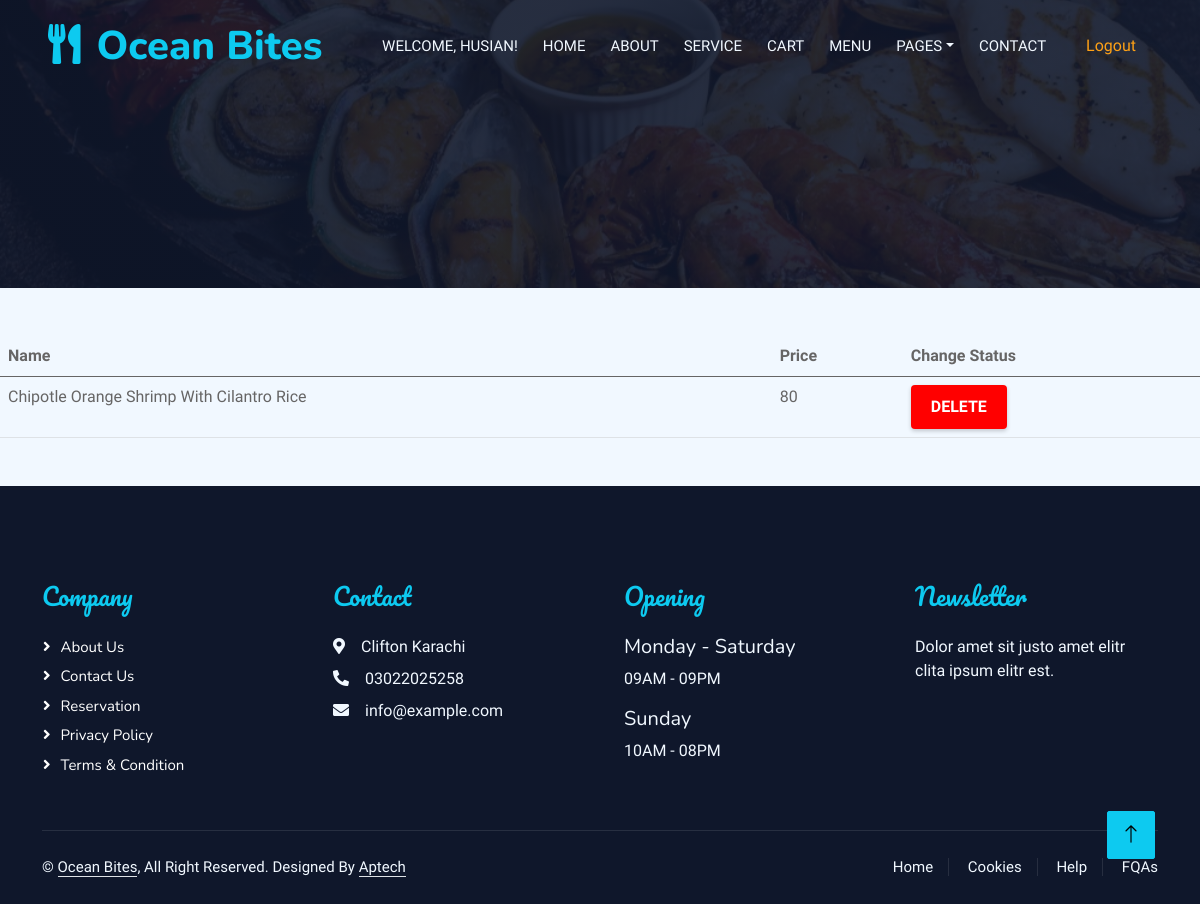
Screenshot of /cart.php (signed in) with the database file from the repository.
### tables this page shows
CREATE TABLE `user_register` (
  `id` int(11) NOT NULL,
  `username` varchar(255) NOT NULL,
  `email` varchar(255) NOT NULL,
  `password` varchar(255) NOT NULL
);

CREATE TABLE `additems` (
  `id` int(11) NOT NULL,
  `user_id` int(11) NOT NULL,
  `name` varchar(100) NOT NULL,
  `price` int(11) NOT NULL
);

### cart.php (the view, shortened to what this page needs)
<?php
require_once __DIR__ . "/database.php";
$user_id = $_SESSION["user_id"] ?? null;
if (isset($_SESSION["user_id"])) {
    $sql = "SELECT * FROM user_register WHERE id = {$_SESSION["user_id"]}";
    $result = $mysqli->query($sql);
    if ($result) {
        $user = $result->fetch_assoc();
    } else {
        die("Error fetching user data: " . $mysqli->error);
    }
}
?>
<!DOCTYPE html>
<html lang="en">
<head>
    <link href="https://cdnjs.cloudflare.com/ajax/libs/font-awesome/5.10.0/css/all.min.css" rel="stylesheet">
    <link href="https://cdn.jsdelivr.net/npm/bootstrap-icons@1.4.1/font/bootstrap-icons.css" rel="stylesheet">
    <link href="lib/animate/animate.min.css" rel="stylesheet">
    <link href="lib/owlcarousel/assets/owl.carousel.min.css" rel="stylesheet">
    <link href="lib/tempusdominus/css/tempusdominus-bootstrap-4.min.css" rel="stylesheet" />
    <link href="css/bootstrap.min.css" rel="stylesheet">
    <link href="css/style.css" rel="stylesheet">
</head>
<body>
        <div class="container-xxl position-relative p-0">
        <?php
        include 'nav.php';
        ?>
            <div class="container-xxl py-5 bg-dark hero-header mb-5">
                <div class="container my-5 py-5">
                </div>
            </div>
        <table class="table">
        <thead>
            <tr>
                <th scope="col">Name</th>
                <th scope="col">Price</th>
                <th scope="col">Change Status</th>
            </tr>
        </thead>
        <tbody>
    <?php
    if ($user_id) {
        $con = mysqli_connect("localhost:3307", "root", "", "oceanbites");
        $fetch = "SELECT * FROM `additems` WHERE user_id = '$user_id'";
        $sql = mysqli_query($con, $fetch);
        if (mysqli_num_rows($sql) > 0) {
            while ($row = mysqli_fetch_assoc($sql)) {
                $id = $row['id'];
                $name = $row['name'];
                $price = $row['price'];
                echo "
                    <tr>
                        <td>" . $name . "</td>
                        <td>" . $price . "</td>
                        <td>
                            <form method='post' action='delete_item.php'>
                                <input type='hidden' name='id' value='" . $id . "'>
                                <button type='submit' class='delete-button'>Delete</button>
                            </form>
                        </td>
                    </tr>";
            }
        } else {
            echo "<tr><td colspan='3'>No items found in the cart.</td></tr>";
        }
    } else {
        echo "<tr><td colspan='3'>Please log in to view your cart.</td></tr>";
    }
    ?>
</tbody>
    </table>
        <div class="container-fluid bg-dark text-light footer pt-5 mt-5 wow fadeIn" data-wow-delay="0.1s">
            <div class="container py-5">
                <div class="row g-5">
                    <div class="col-lg-3 col-md-6">
                        <h4 class="section-title ff-secondary text-start text-info fw-normal mb-4">Company</h4>
                        <a class="btn btn-link" href="about.html">About Us</a>
                        <a class="btn btn-link" href="contact.html">Contact Us</a>
                        <a class="btn btn-link" href="index.html">Reservation</a>
                        <a class="btn btn-link" href="contact.html">Privacy Policy</a>
                        <a class="btn btn-link" href="contact.html">Terms & Condition</a>
                    </div>
                    <div class="col-lg-3 col-md-6">
                        <h4 class="section-title ff-secondary text-start text-info fw-normal mb-4">Contact</h4>
                        <p class="mb-2"><i class="fa fa-map-marker-alt me-3"></i>Clifton Karachi</p>
                        <p class="mb-2"><i class="fa fa-phone-alt me-3"></i>03022025258</p>
                        <p class="mb-2"><i class="fa fa-envelope me-3"></i>info@example.com</p>
                    </div>
                    <div class="col-lg-3 col-md-6">
                        <h4 class="section-title ff-secondary text-start text-info fw-normal mb-4">Opening</h4>
                        <h5 class="text-light fw-normal">Monday - Saturday</h5>
                        <p>09AM - 09PM</p>
                        <h5 class="text-light fw-normal">Sunday</h5>
                        <p>10AM - 08PM</p>
                    </div>
                    <div class="col-lg-3 col-md-6">
                        <h4 class="section-title ff-secondary text-start text-info fw-normal mb-4">Newsletter</h4>
                        <p>Dolor amet sit justo amet elitr clita ipsum elitr est.</p>
                    </div>
                </div>
            </div>
            <div class="container">
                <div class="copyright">
                    <div class="row">
                        <div class="col-md-6 text-center text-md-start mb-3 mb-md-0">
                            &copy; <a class="border-bottom" href="#">Ocean Bites</a>, All Right Reserved.
							Designed By <a class="border-bottom" href="https://htmlcodex.com">Aptech</a>
                        </div>
                        <div class="col-md-6 text-center text-md-end">
                            <div class="footer-menu">
                                <a href="">Home</a>
                                <a href="">Cookies</a>
                                <a href="">Help</a>
                                <a href="">FQAs</a>
                            </div>
                        </div>
                    </div>
                </div>
            </div>
        </div>
        <a href="#" class="btn btn-lg btn-info btn-lg-square back-to-top"><i class="bi bi-arrow-up"></i></a>
</body>
</html>

### nav.php (shortened to what this page needs)
<nav class="navbar navbar-expand-lg navbar-dark bg-dark px-4 px-lg-5 py-3 py-lg-0">
                <a href="index.php" class="navbar-brand p-0">
                    <h1 class="text-info m-0"><i class="fa fa-utensils me-3"></i>Ocean Bites</h1>
                </a>
                <div class="collapse navbar-collapse" id="navbarCollapse">
                    <div class="navbar-nav ms-auto py-0 pe-4">
                    <?php if (isset($_SESSION['user_id'])) { ?>
                        <li class="nav-item">
                            <span class="nav-link">Welcome, <?php echo $user['username']; ?>!</span>
                        </li>
                        <a href="index.php" class="nav-item nav-link">Home</a>
                        <a href="about.php" class="nav-item nav-link">About</a>
                        <a href="service.php" class="nav-item nav-link">Service</a>
                        <a href="cart.php" class="nav-item nav-link">Cart</a>
                        <a href="menu.php" class="nav-item nav-link">Menu</a>
                        <div class="nav-item dropdown">
                            <a href="#" class="nav-link dropdown-toggle" data-bs-toggle="dropdown">Pages</a>
                        </div>
                        <a href="contact1.php" class="nav-item nav-link">Contact</a>
                    </div>
                    <a href="logout.php" class="nav-item nav-link">Logout</a>
                </div>
                    <?php } ?>
                </div>

### css/style.css (style rules this page uses)
:root { --primary: #37c9e6; --light: #F1F8FF; --dark: #0F172B; }
.ff-secondary { font-family: 'Pacifico', cursive; }
.back-to-top { position: fixed; display: none; right: 45px; bottom: 45px; z-index: 99; }
.btn { font-family: 'Nunito', sans-serif; font-weight: 500; text-transform: uppercase; transition: .5s; }
.btn-lg-square { width: 48px; height: 48px; }
.btn-square, .btn-sm-square, .btn-lg-square { padding: 0; display: flex; align-items: center; justify-content: center; font-weight: normal; border-radius: 2px; }
.navbar-dark .navbar-nav .nav-link { position: relative; margin-left: 25px; padding: 35px 0; font-size: 15px; color: var(--light) !important; text-transform: uppercase; font-weight: 500; outline: none; transition: .5s; }
@media (min-width: 992px) { .navbar-dark { position: absolute; width: 100%; top: 0; left: 0; z-index: 999; background: transparent !important; } }
.hero-header { background: linear-gradient(rgba(15, 23, 43, .9), rgba(15, 23, 43, .9)), url(../img/bg-hero.jpg); background-position: center center; background-repeat: no-repeat; background-size: cover; }
.section-title { position: relative; display: inline-block; }
.section-title::before { position: absolute; content: ""; width: 45px; height: 2px; top: 50%; left: -55px; margin-top: -1px; background: var(--dark); }
.section-title::after { position: absolute; content: ""; width: 45px; height: 2px; top: 50%; right: -55px; margin-top: -1px; background: var(--dark); }
.section-title.text-start::before, .section-title.text-end::after { display: none; }
.footer .btn.btn-link { display: block; margin-bottom: 5px; padding: 0; text-align: left; color: #FFFFFF; font-size: 15px; font-weight: normal; text-transform: capitalize; transition: .3s; }
.footer .btn.btn-link::before { position: relative; content: "\f105"; font-family: "Font Awesome 5 Free"; font-weight: 900; margin-right: 10px; }
.footer .copyright { padding: 25px 0; font-size: 15px; border-top: 1px solid rgba(256, 256, 256, .1); }
.footer .copyright a { color: var(--light); }
.footer .footer-menu a { margin-right: 15px; padding-right: 15px; border-right: 1px solid rgba(255, 255, 255, .1); }
.footer .footer-menu a:last-child { margin-right: 0; padding-right: 0; border-right: none; }

### cart.php (style rules this page uses)
button { padding: 0; background-color: transparent; border: none; cursor: pointer; }
.delete-button { display: inline-block; padding: 10px 20px; background-color: #ff0000; color: #fff; border-radius: 4px; font-size: 16px; font-weight: bold; text-transform: uppercase; box-shadow: 0 2px 4px rgba(0, 0, 0, 0.2); }

### rows the page displays
user_register: username "HUSIAN"
additems: name "Chipotle Orange Shrimp With Cilantro Rice", price "80"
